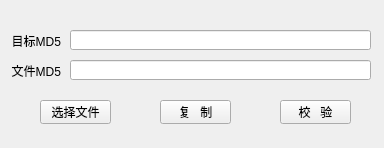
<?xml version="1.0" encoding="UTF-8"?>
<ui version="4.0">
 <class>Form</class>
 <widget class="QWidget" name="Form">
  <property name="enabled">
   <bool>true</bool>
  </property>
  <property name="geometry">
   <rect>
    <x>0</x>
    <y>0</y>
    <width>384</width>
    <height>148</height>
   </rect>
  </property>
  <property name="cursor">
   <cursorShape>ArrowCursor</cursorShape>
  </property>
  <property name="windowTitle">
   <string>MD5生成校验器</string>
  </property>
  <widget class="QPushButton" name="button">
   <property name="geometry">
    <rect>
     <x>40</x>
     <y>100</y>
     <width>71</width>
     <height>24</height>
    </rect>
   </property>
   <property name="text">
    <string>选择文件</string>
   </property>
  </widget>
  <widget class="QLineEdit" name="line">
   <property name="enabled">
    <bool>true</bool>
   </property>
   <property name="geometry">
    <rect>
     <x>70</x>
     <y>60</y>
     <width>301</width>
     <height>20</height>
    </rect>
   </property>
   <property name="focusPolicy">
    <enum>Qt::NoFocus</enum>
   </property>
   <property name="acceptDrops">
    <bool>false</bool>
   </property>
   <property name="text">
    <string/>
   </property>
   <property name="alignment">
    <set>Qt::AlignCenter</set>
   </property>
   <property name="readOnly">
    <bool>true</bool>
   </property>
  </widget>
  <widget class="QPushButton" name="button_2">
   <property name="geometry">
    <rect>
     <x>160</x>
     <y>100</y>
     <width>71</width>
     <height>24</height>
    </rect>
   </property>
   <property name="text">
    <string>复   制</string>
   </property>
  </widget>
  <widget class="QPushButton" name="button_3">
   <property name="geometry">
    <rect>
     <x>280</x>
     <y>100</y>
     <width>71</width>
     <height>24</height>
    </rect>
   </property>
   <property name="text">
    <string>校   验</string>
   </property>
  </widget>
  <widget class="QLineEdit" name="line_2">
   <property name="enabled">
    <bool>true</bool>
   </property>
   <property name="geometry">
    <rect>
     <x>70</x>
     <y>30</y>
     <width>301</width>
     <height>20</height>
    </rect>
   </property>
   <property name="focusPolicy">
    <enum>Qt::StrongFocus</enum>
   </property>
   <property name="acceptDrops">
    <bool>false</bool>
   </property>
   <property name="text">
    <string/>
   </property>
   <property name="alignment">
    <set>Qt::AlignCenter</set>
   </property>
   <property name="readOnly">
    <bool>false</bool>
   </property>
  </widget>
  <widget class="QLabel" name="label">
   <property name="geometry">
    <rect>
     <x>10</x>
     <y>60</y>
     <width>51</width>
     <height>21</height>
    </rect>
   </property>
   <property name="text">
    <string>文件MD5</string>
   </property>
   <property name="alignment">
    <set>Qt::AlignRight|Qt::AlignTrailing|Qt::AlignVCenter</set>
   </property>
  </widget>
  <widget class="QLabel" name="label_2">
   <property name="geometry">
    <rect>
     <x>10</x>
     <y>30</y>
     <width>51</width>
     <height>21</height>
    </rect>
   </property>
   <property name="text">
    <string>目标MD5</string>
   </property>
   <property name="alignment">
    <set>Qt::AlignRight|Qt::AlignTrailing|Qt::AlignVCenter</set>
   </property>
  </widget>
 </widget>
 <resources/>
 <connections/>
</ui>
